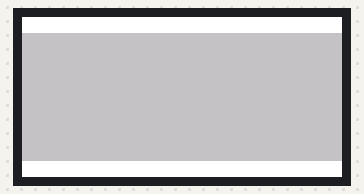
Bench run of a sketch on a simulated ESP32. Shown: 160×80 colour display. I2S audio is not simulated (input reads silence); what the sketch prints to the serial monitor is not drawn.

Above: at 3.4 s.

The sketch:

m5stick-crying-baby-monitor.ino
```cpp
#include <M5StickC.h>
#include <driver/i2s.h>

#define WAVE_LEN 256
#define DISPLAY_WIDTH 160
#define DISPLAY_HEIGHT 80

#define PIN_CLK  0
#define PIN_DATA 34
#define READ_LEN (2 * WAVE_LEN)
uint8_t BUFFER[READ_LEN] = {0};

#define SAMPLE_PER_SECOND 10
#define SAMPLING_SECOND 60*30
#define SAMPLES_MAX SAMPLING_SECOND * SAMPLE_PER_SECOND
const int samplesMax = SAMPLES_MAX;

int16_t *adcBuffer = NULL;

TFT_eSprite img = TFT_eSprite(&M5.Lcd);

void i2sInit()
{
  // https://docs.espressif.com/projects/esp-idf/en/latest/esp32/api-reference/peripherals/i2s.html#_CPPv418i2s_driver_install10i2s_port_tPK12i2s_config_tiPv
  i2s_config_t i2s_config = {
    .mode = (i2s_mode_t)(I2S_MODE_MASTER | I2S_MODE_RX | I2S_MODE_PDM),
    .sample_rate =  44100,
    .bits_per_sample = I2S_BITS_PER_SAMPLE_16BIT, // I2S_BITS_PER_SAMPLE_8BIT にしたい?
    .channel_format = I2S_CHANNEL_FMT_ALL_RIGHT,
    .communication_format = I2S_COMM_FORMAT_I2S,
    .intr_alloc_flags = ESP_INTR_FLAG_LEVEL1,
    .dma_buf_count = 2,
    .dma_buf_len = 128,
  };

  i2s_pin_config_t pin_config;
  pin_config.bck_io_num   = I2S_PIN_NO_CHANGE;
  pin_config.ws_io_num    = PIN_CLK;
  pin_config.data_out_num = I2S_PIN_NO_CHANGE;
  pin_config.data_in_num  = PIN_DATA;


  i2s_driver_install(I2S_NUM_0, &i2s_config, 0, NULL);
  i2s_set_pin(I2S_NUM_0, &pin_config);
  i2s_set_clk(I2S_NUM_0, 44100, I2S_BITS_PER_SAMPLE_16BIT, I2S_CHANNEL_MONO);
}


void mic_record_task (void* arg)
{
  size_t bytesread;
  while (1) {
    // https://docs.espressif.com/projects/esp-idf/en/latest/esp32/api-reference/peripherals/i2s.html#_CPPv48i2s_read10i2s_port_tPv6size_tP6size_t10TickType_t
    i2s_read(I2S_NUM_0, (char*) BUFFER, READ_LEN, &bytesread, (100 / portTICK_RATE_MS));
    adcBuffer = (int16_t *)BUFFER;

    analyze();
    showSignal();
    updateClock();
    sleepForStep();
  }
}

void setup() {
  M5.begin();
  M5.Lcd.setRotation(3);
  M5.Axp.ScreenBreath(9); // 7 ~ 15
  M5.Lcd.fillScreen(WHITE);
  M5.Lcd.setTextColor(BLACK, WHITE);
  M5.Lcd.setTextSize(1);

  img.createSprite(DISPLAY_WIDTH, DISPLAY_HEIGHT);
  img.fillSprite(TFT_WHITE);

  Serial.begin(115200);
  Serial.println("Setup done");

  i2sInit();
  xTaskCreate(mic_record_task, "mic_record_task", 2048, NULL, 1, NULL);
}

// variables for visualize
float maxHistory[SAMPLES_MAX] = {0.0};
float plotValues[DISPLAY_WIDTH] = {0.0};
float annotations[DISPLAY_WIDTH] = {0.0};
uint16_t annotationColors[DISPLAY_WIDTH] = {WHITE};
int frameCount = 0; // count up to infinity

void analyze() {
  float min = INT16_MAX;
  float max = 0.0;
  for (int n = 0; n < WAVE_LEN; n++) {
    float absValue = abs(adcBuffer[n]);
    if (absValue < min) min = absValue;
    if (absValue > max) max = absValue;
  }
  maxHistory[frameCount % samplesMax] = max;
}

float maxAt(int i) {
  // while (i > SAMPLES_MAX) i-= SAMPLES_MAX;
  return maxHistory[i % samplesMax];

}

float maxInRange(int from, int to) {
  float maxValue = maxAt(from);
  for (int i = from; i < to; i++) {
    float current = maxAt(i);
    if (current > maxValue) maxValue = current;
  }
  return maxValue;
}

#define HEADER_HEIGHT 8
#define GRAPH_HEIGHT DISPLAY_HEIGHT - (HEADER_HEIGHT * 2)

float factor = 1.0;

void showSignal() {
  img.fillSprite(TFT_WHITE);

  int sampleAvailableFrom = max(frameCount - SAMPLES_MAX, 0);
  int availableSamplesCount = min(frameCount, SAMPLES_MAX);
  for (double n = 0; n < DISPLAY_WIDTH; n++) {
    int indexFrom = sampleAvailableFrom + floor(availableSamplesCount * (n / (DISPLAY_WIDTH)));
    int indexTo = sampleAvailableFrom + floor(availableSamplesCount * ((n + 1) / (DISPLAY_WIDTH)));

    float currentValue = maxInRange(
                           indexFrom,
                           indexTo
                         );
    plotValues[(int)n] = currentValue;
    int minFrom = floor((frameCount - indexFrom) / (60 * SAMPLE_PER_SECOND));
    int minTo = floor((frameCount - indexTo) / (60 * SAMPLE_PER_SECOND));
    bool minChanged = minFrom != minTo;
    if (minChanged) {
      if (minFrom % 5 == 0) {
        annotations[(int)n] = HEADER_HEIGHT;
        annotationColors[(int)n] = BLACK;
      } else {
        annotations[(int)n] = floor(HEADER_HEIGHT * 0.5);
        annotationColors[(int)n] = DARKGREY;
      }
    } else {
      annotations[(int)n] = 0;
      annotationColors[(int)n] = WHITE;
    }
  }

  float valueMax = 0.0;
  for (int n = DISPLAY_WIDTH * 0.5; n < DISPLAY_WIDTH; n++) {
    valueMax = max(valueMax, plotValues[n]);
  }

  // low pass
  factor = (0.01 * factor) + ((valueMax / DISPLAY_HEIGHT) * 0.9 * 0.99);

  for (int n = 0; n < DISPLAY_WIDTH; n++) {
    int y = max(ceil(GRAPH_HEIGHT - plotValues[n] / factor), 0.0);
    img.drawFastVLine(n, y / 2 + HEADER_HEIGHT, (GRAPH_HEIGHT - y), LIGHTGREY);

    // annotation
    img.drawFastVLine(n, 0, annotations[n], annotationColors[n]);
    img.drawFastVLine(n, DISPLAY_HEIGHT - annotations[n], annotations[n], annotationColors[n]);
  }

  img.pushSprite(0, 0);
}

void updateClock() {
  frameCount++;
}

void sleepForStep() {
  vTaskDelay(1000 / SAMPLE_PER_SECOND);
}

void loop() {
  vTaskDelay(1000 / portTICK_RATE_MS);
}
```
